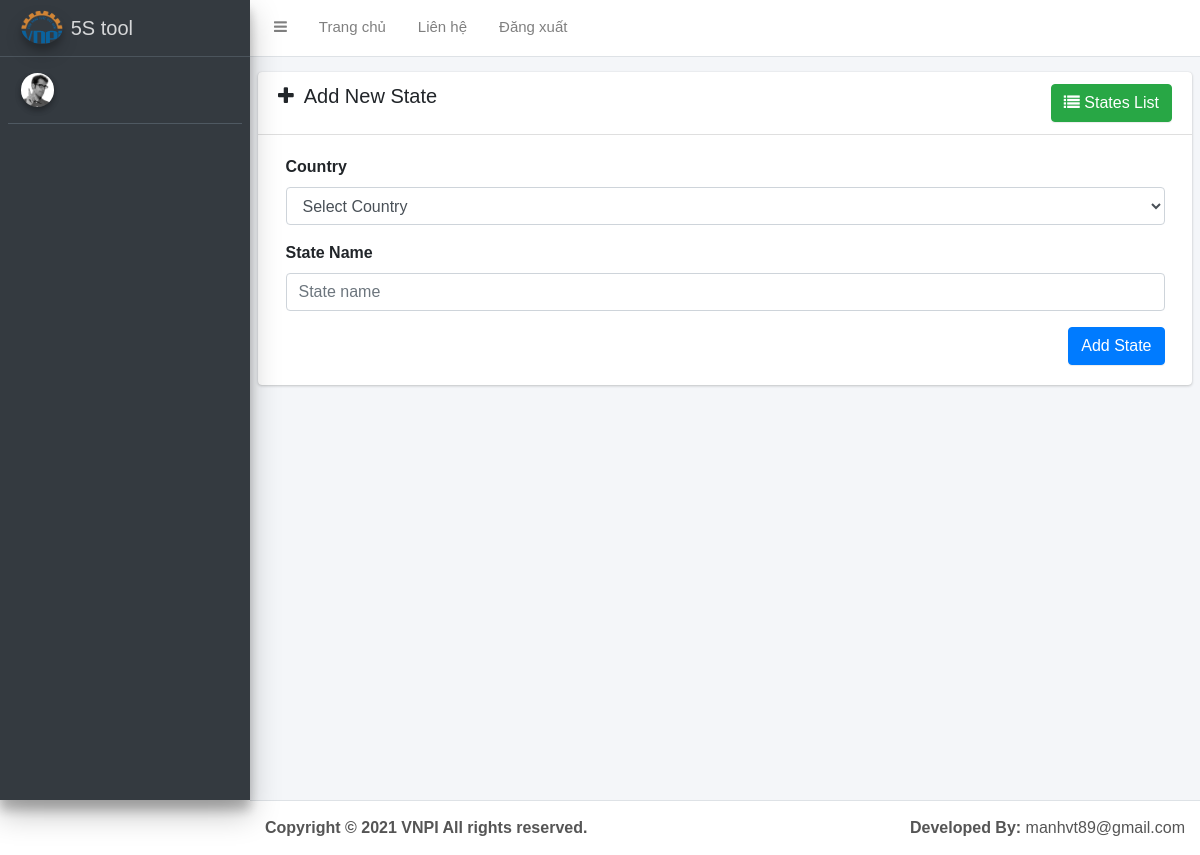
Screenshot of /index.php/admin/location/state_add with the database file from the repository.
### tables this page shows
CREATE TABLE `general_settings` (
  `id` int(11) NOT NULL,
  `favicon` varchar(255) DEFAULT NULL,
  `logo` varchar(255) DEFAULT NULL,
  `application_name` varchar(255) DEFAULT NULL,
  `timezone` varchar(255) DEFAULT NULL,
  `currency` varchar(100) DEFAULT NULL,
  `default_language` int(11) NOT NULL,
  `copyright` tinytext DEFAULT NULL,
  `email_from` varchar(100) NOT NULL,
  `smtp_host` varchar(255) DEFAULT NULL,
  `smtp_port` int(11) DEFAULT NULL,
  `smtp_user` varchar(50) DEFAULT NULL,
  `smtp_pass` varchar(50) DEFAULT NULL,
  `facebook_link` varchar(255) DEFAULT NULL,
  `twitter_link` varchar(255) DEFAULT NULL,
  `google_link` varchar(255) DEFAULT NULL,
  `youtube_link` varchar(255) DEFAULT NULL,
  `linkedin_link` varchar(255) DEFAULT NULL,
  `instagram_link` varchar(255) DEFAULT NULL,
  `recaptcha_secret_key` varchar(255) DEFAULT NULL,
  `recaptcha_site_key` varchar(255) DEFAULT NULL,
  `recaptcha_lang` varchar(50) DEFAULT NULL,
  `created_date` datetime DEFAULT NULL,
  `updated_date` datetime DEFAULT NULL,
  `general_setting_uuid` varchar(150) NOT NULL DEFAULT uuid()
);

### application/controllers/admin/Location.php (called while the page is built, shortened)
<?php defined('BASEPATH') OR exit('No direct script access allowed');
class Location extends MY_Controller
{
	function __construct()
	{
		parent ::__construct();
		$this->load->library('datatable');
		$this->load->model('admin/location_model', 'location_model');
	}
	public function state_add()
	{
		if($this->input->post()){
			$this->form_validation->set_rules('country', 'country', 'trim|required');
			$this->form_validation->set_rules('state', 'state', 'trim|is_unique[ci_states.name]|required');
			$this->form_validation->set_error_delimiters('<div class="alert alert-danger">', '</div>');
			if ($this->form_validation->run() === FALSE) {
				$this->load->view('admin/includes/_header', $data);
				$this->load->view('admin/location/state_add', $data);
				$this->load->view('admin/includes/_footer', $data);
				return;
			}
			$data = array(
				'name' => ucfirst($this->input->post('state')),
				'slug' => make_slug($this->input->post('state')),
				'country_id' => $this->input->post('country'),
			);
			$data = $this->security->xss_clean($data);
			$result = $this->location_model->add_state($data);
			$this->session->set_flashdata('success','State has been added successfully');
			redirect(base_url('admin/location/state'));
		}
		else{
			$data['countries'] = $this->location_model->get_countries_list();
			$data['title'] = 'Add State';
			$this->load->view('admin/includes/_header', $data);
			$this->load->view('admin/location/state_add', $data);
			$this->load->view('admin/includes/_footer', $data);
		}
	}
}
?>

### index.php (called while the page is built, shortened)
<?php
require_once BASEPATH.'core/CodeIgniter.php';

### application/models/admin/Setting_model.php (called while the page is built, shortened)
<?php
class Setting_model extends CI_Model
{
	public function get_general_settings(){
		$this->db->where('id', 1);
        $query = $this->db->get('general_settings');
        return $query->row_array();
	}
}
?>

### application/core/MY_Controller.php (called while the page is built, shortened)
<?php
	class MY_Controller extends CI_Controller
	{
		function __construct()
		{
	        $global_data['general_settings'] = $this->setting_model->get_general_settings();
		}
	}
?>

### application/views/admin/location/state_add.php (the view, shortened to what this page needs)
<div class="content-wrapper">
  <section class="content">
    <div class="card">
      <div class="card-header">
        <div class="d-inline-block">
          <h3 class="card-title"><i class="fa fa-plus"></i>&nbsp; Add New State</h3>
        </div>
        <div class="d-inline-block float-right">
          <a href="<?= base_url('admin/location/state'); ?>" class="btn btn-success"><i class="fa fa-list"></i> States List</a>
        </div>
      </div>
      <div class="card-body">
        <?php echo form_open(base_url('admin/location/state/add'), 'class="form-horizontal"');  ?>
          <div class="form-group">
            <label for="name" class="col-sm-3 control-label">Country</label>
            <div class="col-sm-12">
              <select class="form-control" required name="country">
               <option>Select Country</option>
            </select>
            </div>
          </div>
          <div class="form-group">
            <label for="name" class="col-sm-3 control-label">State Name</label>
            <div class="col-sm-12">
              <input type="text" name="state" class="form-control" id="name" placeholder="State name" required>
            </div>
          </div>
          <div class="form-group">
            <div class="col-md-12">
              <input type="submit" name="submit" value="Add State" class="btn btn-primary pull-right">
            </div>
          </div>
        <?php echo form_close( ); ?>
      </div>
    </div>
  </section>
</div>

### application/views/admin/includes/_sidebar.php (shortened to what this page needs)
<aside class="main-sidebar sidebar-dark-primary elevation-4">
  <a href="<?= base_url('admin/dashboard'); ?>" class="brand-link">
    <img src="<?= base_url($this->general_settings['favicon']); ?>" alt="Logo" class="brand-image img-circle elevation-3"
         style="opacity: .8">
    <span class="brand-text font-weight-light"><?= $this->general_settings['application_name']; ?></span>
  </a>
  <div class="sidebar">
    <div class="user-panel mt-3 pb-3 mb-3 d-flex">
      <div class="image">
        <img src="<?= base_url()?>assets/dist/img/user2-160x160.jpg" class="img-circle elevation-2" alt="User Image">
      </div>
      <div class="info">
      </div>
    </div>
  </div>
</aside>

### application/views/admin/includes/_footer.php (shortened to what this page needs)
<?php if(!isset($footer)): ?>
  <footer class="main-footer no-print">
    <strong><?= $this->general_settings['copyright']; ?></strong>
    <div class="float-right d-none d-sm-inline-block">
      <b>Developed By:</b> manhvt89@gmail.com
    </div>
  </footer>
  <?php endif; ?>
</div>
</body>
</html>

### rows the page displays
general_settings: favicon (picture), application_name "5S tool", copyright "Copyright © 2021 VNPI All rights reserved."

### other values shown
trans('home') "Trang chủ"
trans('contact') "Liên hệ"
trans('logout') "Đăng xuất"
